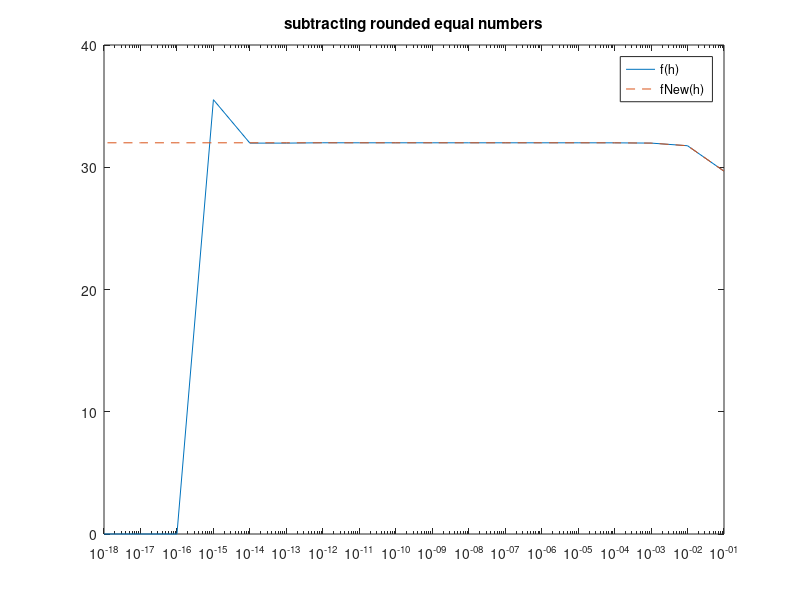

Source code (MATLAB): (Note: this script raises an error after producing the figure.)
%% AMSC 460 - HW 5

%% Problem 1
%%
% Compute the relative error d = |x − fl(x)|/|x| exactly as a base-10 number, and
% show that d satisfies the upper bound d ≤ε_mach/2.

d = abs(0.4 * 2^(-49))/abs(12.8)
eps/2 - d
%%
%ans = 5.551115123125783e-17 > 0 so the d satisfies the upperbound 
%d ≤ε_mach/2.


%% Problem 2
%%
% Let x = 2. To avoid subtraction of nearly equal numbers, find an alternative form
% f~(h) ≡ f(h) to evaluate f(h) = x^4 − (x − h)^4 /h for small h.
% Compute f(h) using MATLAB based on the formula (1) and the alternative form
% f~(h) you propose, and report your results for h = 10^−1, 10^-2, ..., 10^-18 on a
% semilogx plot (both functions should be on the same graph). What is lim_h→0 f(h)?
% Does your modified function compute more accurately for small h?

x = 2;
f = @(h) (x^4 - (x-h).^4)./(h);


%%
%    fNew(h) = [x^4 − (x − h)^4 /h] * [(x^4 + (x − h)^4 )/(x^4 + (x − h)^4)]
%            = (x^8 - (x − h)^8 )/h(x^4 + (x − h)^4)
%    factor (x^8 - (x − h)^8 ) = h(x^4+(x-h)^4)(x^2+(x-h)^2)(2x-h)
%    Cancel the common factor : h(x^4 + (x − h)^4)
%    fNew(h) = (2x^2-2xh+h^2)(2x-h) = 4x^3 - 6x^2h + 4xh^2 - h^3                       
%%
fNew = @(h) ( 4*(x^3) - 6*(x^2)*h + 4*x*(h.^2) - (h.^3));
x = 10*ones(1,18); y = 1:1:18; h = x.^ (-y);
semilogx(h,f(h),h,fNew(h),'--')
title 'subtracting rounded equal numbers'; legend({'f(h)','fNew(h)'});

%%
%Since h→0, the lim_h→0 f(h) should be 32. However, for very small h the error starts
%increasing due to the subtraction of nearly equal numbers.
%Modified function computes more accurately for smaller h,the dash line 
%represent the modified function and lim_h→0 fNew(h) = 32.
%% Problem 3 (Optional)
%%
% Consider a right triangle whose legs are of length 3344556600 and 1.2222222 (seven
% 2’s). Using MATLAB to compute, how much longer is the hypotenuse than the
% longer leg? Explain how you arrived at your answer.
a = 3344556600; b = 1.2222222;
c = sqrt(vpa(a)^2 + vpa(b)^2)
c-a

%%
%Thus the length of the hyphotenuse os greater than the length of the longer side by
%2.233221447310594e-10
%vpa(x) uses variable-precision floating-point arithmetic (VPA) to evaluate each element
%of the symbolic input x to at least d significant digits, where d is the value of the digits
%function. The default value of digits is 32. If we calculate c = sqrt(a^2+b^2) directily
%Matlab will "ignore" b and return c=sqrt(a^2)， since a will be much bigger than b
%    
%    
%%
% If we can not use vpa(x) to solve this problem, we can do:
%%
%    c - a = √(a^2 +b^2) - a = [√(a^2 +b^2) - a]× [√(a^2 +b^2) + a]/[√(a^2 +b^2) + a]
%                             = [(a^2 + b^2) - a^2] / [√(a^2 +b^2) + a]
%                             = b^2 / [√(a^2 +b^2) + a]
b^2 / (sqrt(a^2+b^2)+a)
%%
%    c - a = 2.233221447310594e-10
